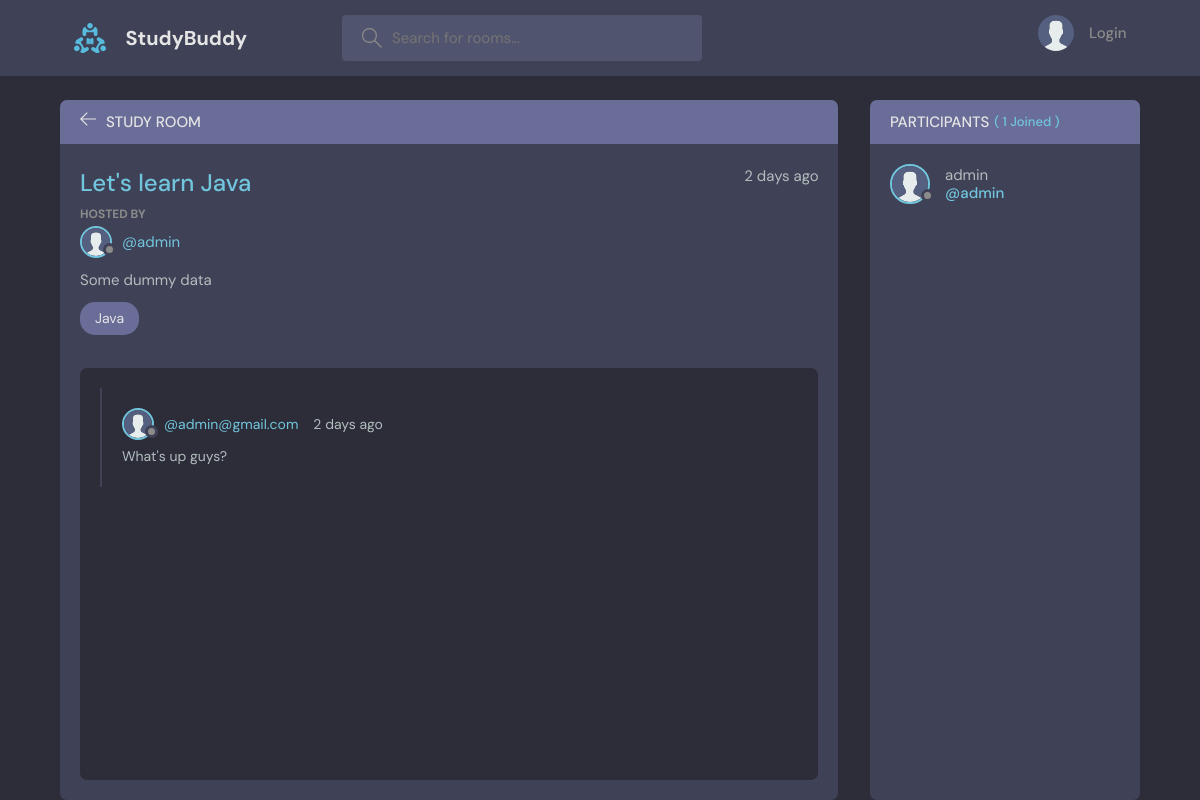
Screenshot of /room/7/ with the database file from the repository.
### base/models.py (models this page shows, shortened)
class Room(models.Model):
    host = models.ForeignKey(User, on_delete=models.SET_NULL, null=True)
    topic = models.ForeignKey(Topic, on_delete=models.SET_NULL, null=True)
    name = models.CharField(max_length=200)
    price = models.IntegerField(default=0)
    image = models.ImageField(null=True, default="avatar.svg", upload_to='images/')
    description = models.TextField(null=True, blank=True)
    participants =  models.ManyToManyField(User, related_name='participants', blank=True)
    updated = models.DateTimeField(auto_now=True)
    created = models.DateTimeField(auto_now_add=True)
    class Meta:
        ordering = ['-updated', '-created']

class User(AbstractUser):
    name = models.CharField(max_length=200, null=True)
    email = models.EmailField(unique= True, null=True)
    bio = models.TextField(null=True)
    avatar = models.ImageField(null=True, default="avatar.svg")
    USERNAME_FIELD = 'email'
    REQUIRED_FIELDS = ["username"]

class Topic(models.Model):
    name = models.CharField(max_length=200)

class Message(models.Model):
    user = models.ForeignKey(User, on_delete=models.CASCADE)
    room = models.ForeignKey(Room, on_delete=models.CASCADE)
    body = models.TextField()
    updated = models.DateTimeField(auto_now=True)
    created = models.DateTimeField(auto_now_add=True)
    class Meta:
        ordering = ['-updated', '-created']

### base/views.py (the view, shortened to what this page needs)
# urls.py: path('room/<str:pk>/', view=views.room, name="room"),
def room(request, pk):
    room = Room.objects.get(id=pk)
    room_messages = room.message_set.all()
    participants = room.participants.all()
    context = {'room': room, "room_messages": room_messages, 'participants': participants}
    return render(request=request, template_name='base/room.html', context=context)

### base/templates/base/room.html (shortened to what this page needs)
{% extends 'main.html' %}
{% block content %}
    <main class="profile-page layout layout--2">
      <div class="container">
        <div class="room">
          <div class="room__top">
            <div class="room__topLeft">
              <a href="{{ request.META.HTTP_REFERER }}">
                <svg version="1.1" xmlns="http://www.w3.org/2000/svg" width="32" height="32" viewBox="0 0 32 32">
                  <title>arrow-left</title>
                  <path
                    d="M13.723 2.286l-13.723 13.714 13.719 13.714 1.616-1.611-10.96-10.96h27.625v-2.286h-27.625l10.965-10.965-1.616-1.607z"
                  ></path>
                </svg>
              </a>
              <h3>Study Room</h3>
            </div>
          </div>
          <div class="room__box scroll">
            <div class="room__header scroll">
              <div class="room__info">
                <h3>{{room.name}}</h3>
                <span>{{room.created|timesince}} ago</span>
              </div>
              <div class="room__hosted">
                <p>Hosted By</p>
                <a href="{% url 'profile' room.host.id %}" class="room__author">
                  <div class="avatar avatar--small">
                    <img src="{{room.host.avatar.url}}" />
                  </div>
                  <span>@{{room.host.username}}</span>
                </a>
              </div>
              <div class="room__details">
                {{room.description}}
              </div>
              <span class="room__topics">{{room.topic.name}}</span>
            </div>
            <div class="room__conversation">
              <div class="threads scroll">
                {% for message in room_messages%}
                  <div class="thread">
                    <div class="thread__top">
                      <div class="thread__author">
                        <a href="{% url 'profile' message.user.id %}" class="thread__authorInfo">
                          <div class="avatar avatar--small">
                            <img src="{{message.user.avatar.url}}" />
                          </div>
                          <span>@{{message.user}}</span>
                        </a>
                        <span class="thread__date">{{message.created|timesince}} ago</span>
                      </div>
                    </div>
                    <div class="thread__details">
                      {{message.body}}
                    </div>
                  </div>
                {% endfor %}
              </div>
            </div>
          </div>
        </div>
        <div class="participants">
          <h3 class="participants__top">Participants <span>( {{ participants.count }} Joined )</span></h3>
          <div class="participants__list scroll">
            {% for user in participants %}
            <a href="{% url 'profile' user.id %}" class="participant">
              <div class="avatar avatar--medium">
                <img src="{{user.avatar.url}}" />
              </div>
              <p>
                {{user.username}}
                <span>@{{user.username}}</span>
              </p>
            </a>
            {% endfor %}
          </div>
        </div>
      </div>
    </main>
{% endblock content %}

### rows the page displays
Room: name "Let's learn Java", created "2 days", host.avatar (placeholder picture), host.username "admin", description "Some dummy data", topic.name "Java"
Message: user.avatar (placeholder picture), user "admin@gmail.com", created "2 days", body "What's up guys?"
User: avatar (placeholder picture), username "admin"

### other values shown
{{ participants.count }} "1"
